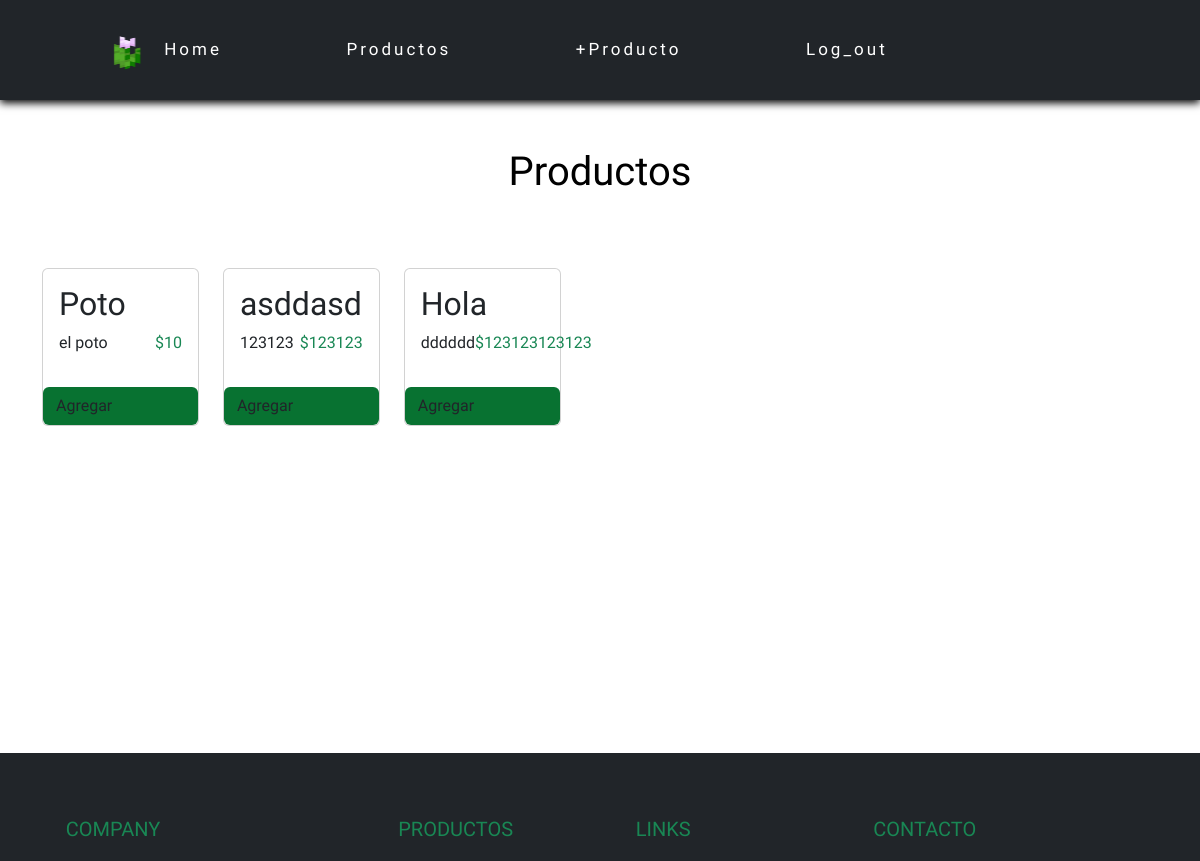
The app's page /pProductos.html/ (signed in, upper part), older data.
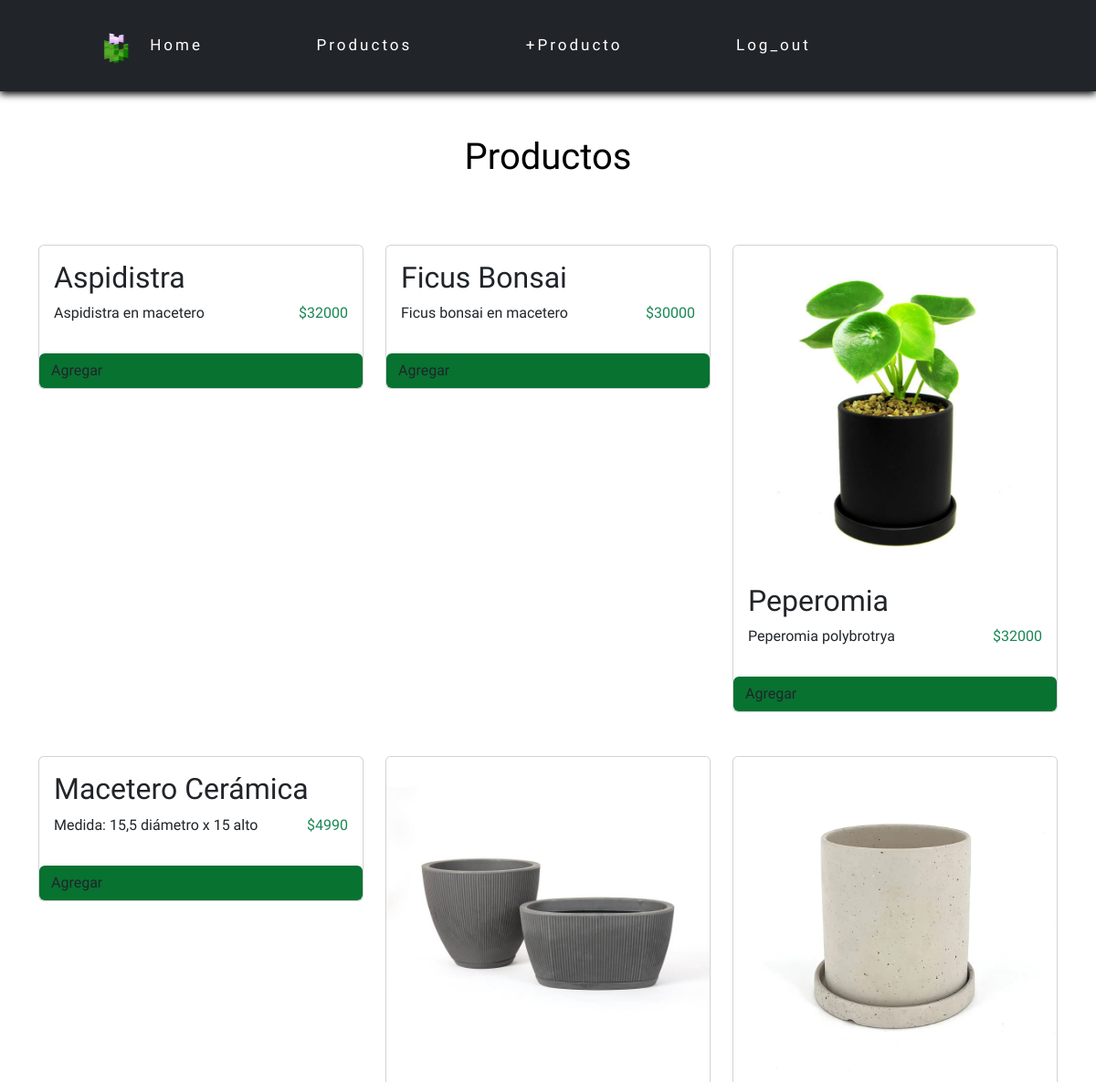
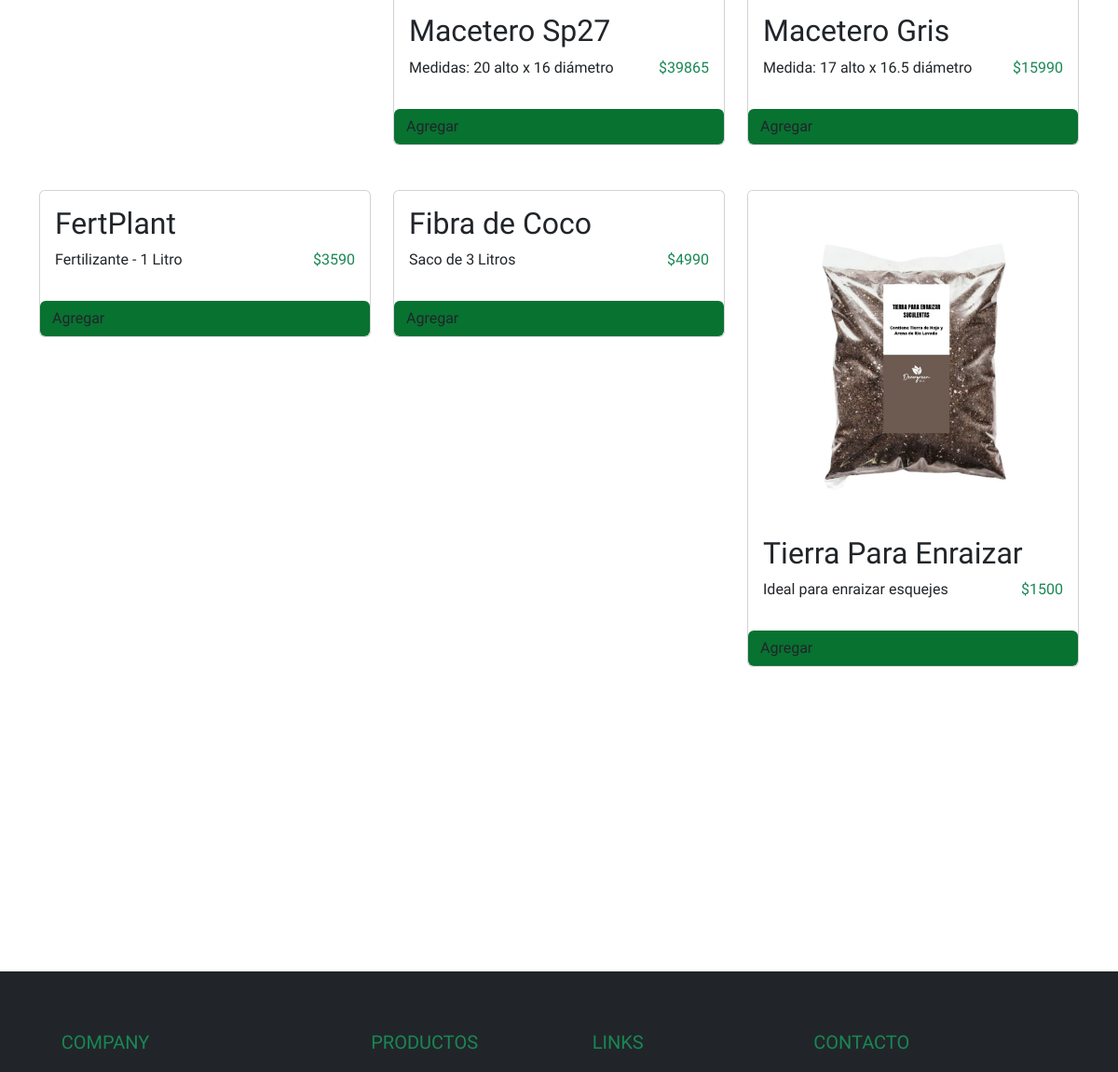
The same page, newer data (2 pictures, top to bottom).
### apps/Tienda/models.py (models this page shows, shortened)
class Producto(models.Model):
    sku = models.CharField(primary_key=True,max_length=15)
    nombre = models.CharField(max_length=50)
    precio = models.IntegerField()
    stock = models.IntegerField()
    fecha = models.DateField(auto_now_add=True)
    descripcion = models.CharField(max_length=120)
    imagenUrl = models.ImageField(upload_to="imgProducto")
    categoriaId = models.ForeignKey(Categoria, on_delete=models.CASCADE)

### apps/Tienda/views.py (the view)
# urls.py: path('pProductos.html/', cargarProductos , name='prod'),
@login_required
def cargarProductos(request):
    categorias = Categoria.objects.all()
    productos = Producto.objects.all()
    return render(request, "pProductos.html",{"prod":productos, "cate":categorias })

### apps/Tienda/templates/pProductos.html (shortened to what this page needs)
{% extends './base.html' %}
{% load static %}
{% block body %}
<link rel="stylesheet" href="{% static 'css/carrito.css' %}">
<div class="container mt-5">
    <h1 class="text-center font-weigth-normal" style="color: black;">Productos</h1>
</div>
    <section class="container mt-4 d-flex mb-5">
        <div class="row">
            {% for p in prod %}
                <div class="col-md-4 mt-5">
                    <div class="card item">
                        <img src="{{p.imagenUrl.url}}" alt="" class="img-item card-img-top w-100 ">
                            <div class="card-body">
                                <h2 class="titulo-item">{{p.nombre}}</h2>
                                <div class="d-flex justify-content-between">
                                    <p class="card-text">{{p.descripcion}}</p>
                                    <P class="precio-item mr-4 text-success">${{p.precio}}</p>
                                </div>
                            </div>
                            <button class="boton-item btn d-flex" id="botonColor">
                                Agregar
                            </button>
                    </div>
                </div>
            {% endfor %}
        </div>
    </section>
<div class="container">
</div>
{% endblock %}

### apps/Tienda/templates/base.html (shortened to what this page needs)
{% load static %}
<!DOCTYPE html>
<html lang="en">
<head>
    <link rel="stylesheet" href="https://cdn.jsdelivr.net/npm/bootstrap@5.3.0-alpha3/dist/css/bootstrap.min.css">
    <link rel="stylesheet" href="{% static 'fontawesome/css/all.css' %}">
    <link rel="stylesheet" href="{% static 'css/style.css' %}">
</head>
<body>
    <header class="navbar-dark bg-dark">
        <div class="container-fluid ">
            <div class="navb-logo">
                <img  src="{% static 'img/ffffLogo.jpg' %}" alt="">
            </div>
            <div class="navb-items d-none d-xl-flex">
                <div class="item" id="itemOne">
                    <a href="{% url 'home' %}">Home</a>
                </div>
                <div class="item" id="itemTwo">
                    <a href="{% url 'prod' %}">Productos</a>
                </div>
                {% if request.user.is_authenticated %}
                    <div class="item" id="itemThree">
                        <a href="{% url 'cargar_P_BDD' %}">+Producto</a>
                    </div>
                {% endif %}
                {% if request.user.is_authenticated %}
                    <div class="item" id="itemFour">
                        <a href="{% url 'exit' %}">Log_out</a>
                    </div>
                {% else %}
                    <div class="item" id="itemFour">
                        <a href="{% url 'login' %}">Log_In</a>
                    </div>
                {% endif %}
                <div class="itemShop">
                    <a href="#"><i class="fa-solid fa-cart-shopping"></i></a>
                </div>
                <div class="darkmode item">
                    <label  class="switch" for="slider">
                        <i class="fa-regular fa-sun sun" id="toggleDark"></i>
                    </label>
                </div>
            </div>
        </div>
    </header>
    {% block body %}
    {% endblock %}
    <footer class="bg-dark text-white pt-5 pb-4">
        <div class="container text-center text-md-start">
            <div class="row text-center text-md-start">
                <div class="col-md-3 col-lg-3 col-xl-3 mx-auto mt-3">
                    <h5 class="text-uppercase mb-4 font-weight-bold text-success">Company</h5>
                </div>
                <div class="col-md-2 col-lg-2 col-xl-2 mx-auto mt-3">
                    <h5 class="text-uppercase mb-4 font-weight-bold text-success">Productos</h5>
                </div>
                <div class="col-md-3 col-lg-2 col-xl-2 mx-auto mt-3">
                    <h5 class="text-uppercase mb-4 font-weight-bold text-success">Links</h5>
                </div>
                <div class="col-md-4 col-lg-3 col-xl-3 mx-auto mt-3">
                    <h5 class="text-uppercase mb-4 font-weight-bold text-success">Contacto</h5>
                </div>
            </div>
        </div>
    </footer>
</body>
</html>

### apps/Tienda/static/css/style.css (style rules this page uses)
body { font-family: 'Wix Madefor Display', sans-serif; overflow-x: hidden; }
a { text-decoration: none; color: currentColor; }
header { width: 100vw; height:100px; box-shadow: 0px 3px 8px rgb(0, 0, 0); display: flex; align-items: center; }
header .container-fluid { width: 100%; padding: 0 60px; display: flex; align-items: center; justify-content:space-between ; }
header .navb-logo img { width:140px; height: 66px; }
header .navb-items { display: flex; align-items: center; justify-content: flex-end; letter-spacing: 3px; }
header .item { text-align:center; margin-inline: 15%; font-size: 17px; letter-spacing: 3px; color: #ffffff; padding: 5px 0; transition: all .4s ease; border-bottom: 0px solid #000000; border-top: 0px solid #000000; cursor: pointer; }
header .itemShop i { color: #ffffff; transition: all .6s ease; }
body { color: var(--text); background-color: var(--background); }
.switch { position: relative; display: inline-block; width: 50px; height: 24px; border-radius: 12px; }
.sun { font-size: 20px; cursor: pointer; color: #ffffff; }

### apps/Tienda/static/css/carrito.css (style rules this page uses)
#botonColor { background-color: #087231; }

Row changes from the older to the newer data that the page shows:
removed Producto: nombre "Poto", descripcion "el poto", precio "10"
removed Producto: nombre "asddasd", descripcion "123123", precio "123123"
added Producto: nombre "Aspidistra", descripcion "Aspidistra en macetero", precio "32000"
added Producto: nombre "Ficus Bonsai", descripcion "Ficus bonsai en macetero", precio "30000"
added Producto: imagenUrl (picture), nombre "Peperomia", descripcion "Peperomia polybrotrya", precio "32000"
added Producto: nombre "Macetero Cerámica", descripcion "Medida: 15,5 diámetro x 15 alto", precio "4990"
added Producto: imagenUrl (picture), nombre "Macetero Sp27", descripcion "Medidas: 20 alto x 16 diámetro", precio "39865"
changed Producto: imagenUrl: picture added; nombre "Hola" → "Macetero Gris"; descripcion "dddddd" → "Medida: 17 alto x 16.5 diámetro"; precio "123123123123" → "15990"
added Producto: nombre "FertPlant", descripcion "Fertilizante - 1 Litro", precio "3590"
added Producto: nombre "Fibra de Coco", descripcion "Saco de 3 Litros", precio "4990"
added Producto: imagenUrl (picture), nombre "Tierra Para Enraizar", descripcion "Ideal para enraizar esquejes", precio "1500"
